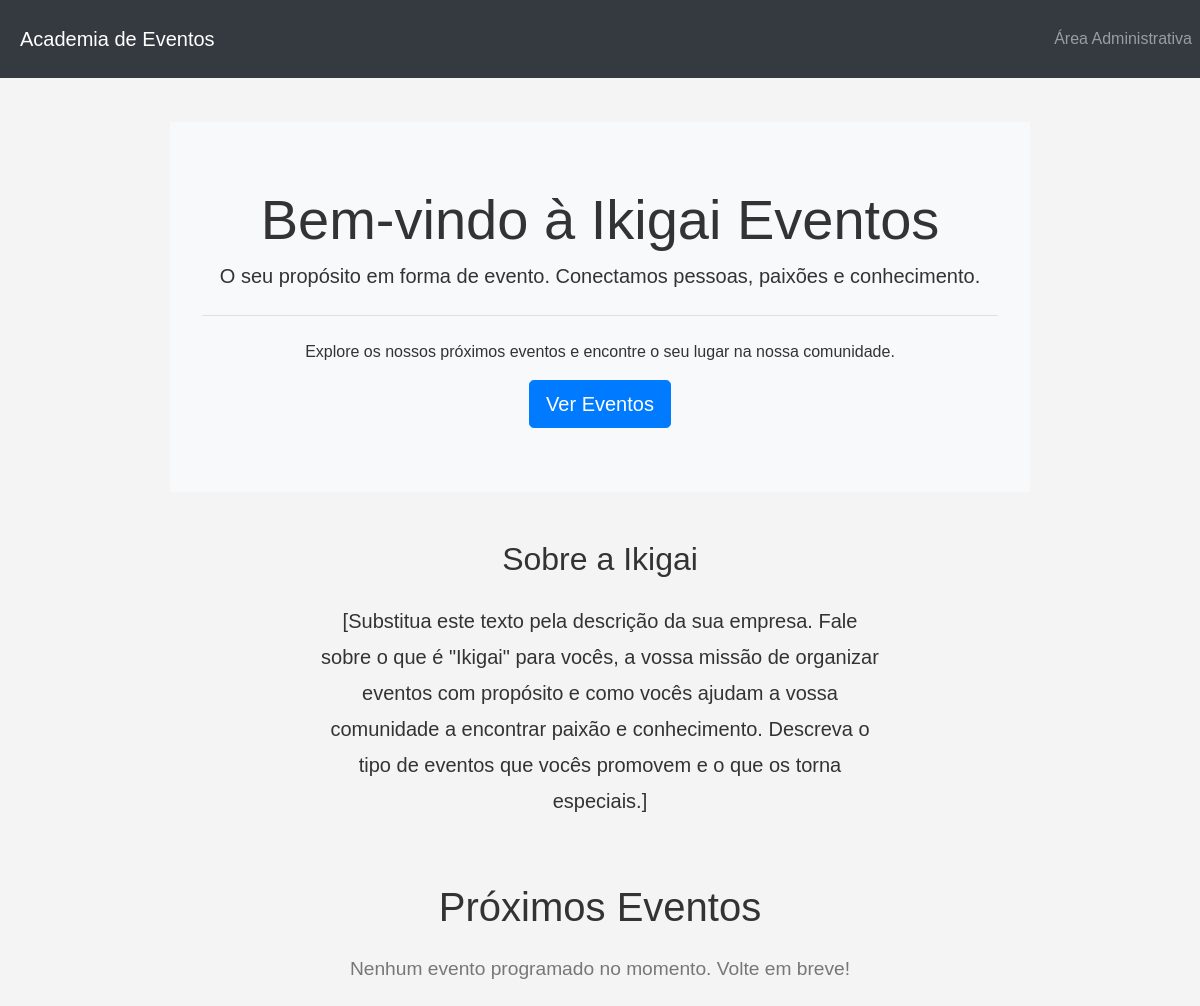
Before: / with the older database file.
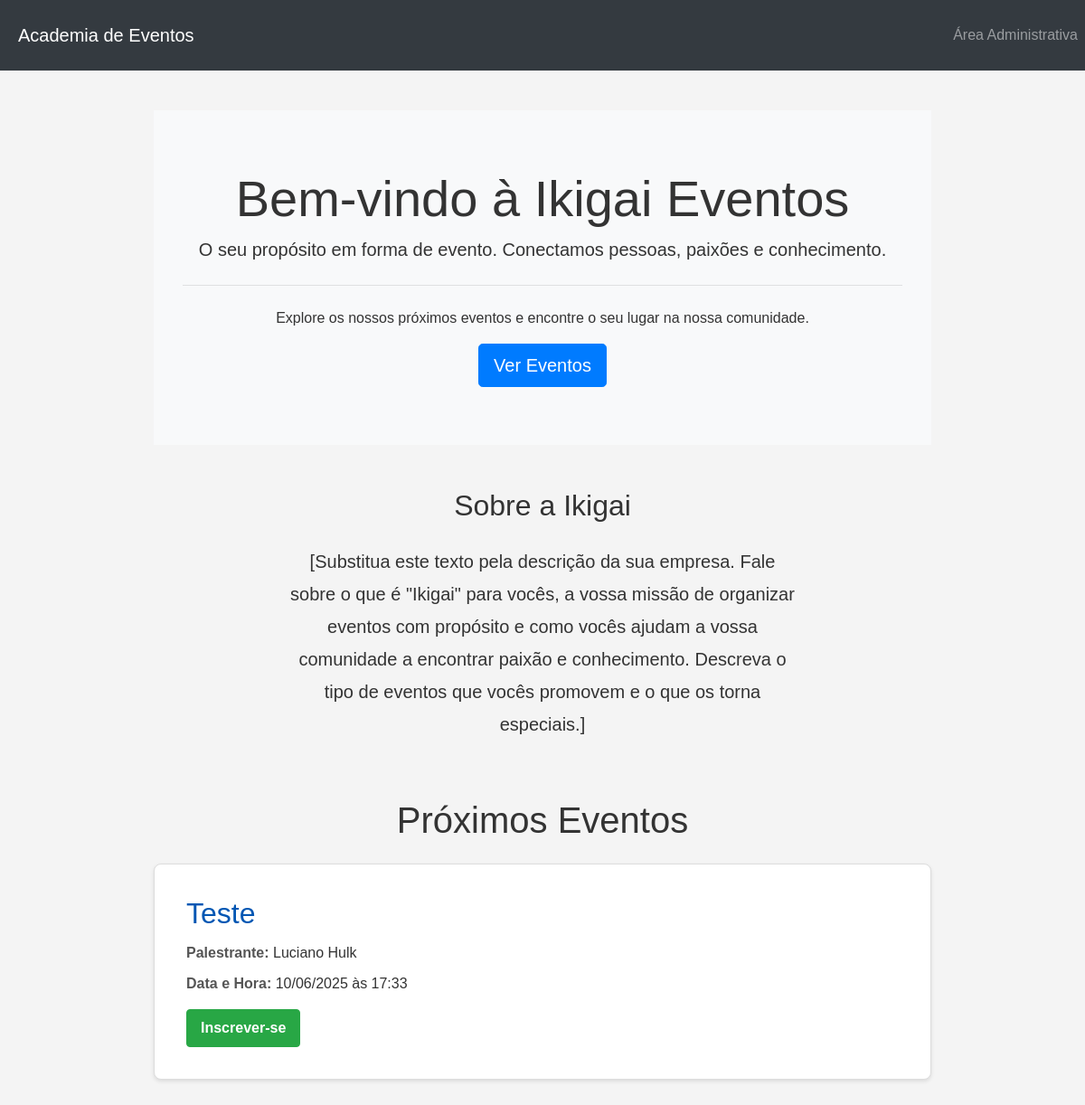
After: the same page with the newer database file.
### app/models.py (models this page shows, shortened)
class Evento(db.Model):
    __tablename__ = 'eventos'
    id = db.Column(db.Integer, primary_key=True)
    nome_evento = db.Column(db.String(200), nullable=False)
    data_hora_evento = db.Column(db.DateTime, nullable=False)
    palestrante = db.Column(db.String(100))
    imagem_palestrante = db.Column(db.String(300), nullable=True) # URL para a imagem
    descricao = db.Column(db.Text)
    local_evento = db.Column(db.String(200))
    preco = db.Column(db.Float, default=0.0)
    numero_vagas = db.Column(db.Integer, nullable=False)
    inscricoes = db.relationship('Inscricao', backref='evento', lazy=True)

### app/routes.py (the view)
@public_bp.route('/')
def index():
    eventos = Evento.query.filter(Evento.data_hora_evento >= datetime.utcnow()).order_by(Evento.data_hora_evento).all()
    return render_template('index.html', eventos=eventos)

### app/templates/index.html (shortened to what this page needs)
{% extends "base.html" %}
{% block content %}
    <div class="jumbotron text-center bg-light mb-5">
        <h1 class="display-4">Bem-vindo à Ikigai Eventos</h1>
        <p class="lead">O seu propósito em forma de evento. Conectamos pessoas, paixões e conhecimento.</p>
        <hr class="my-4">
        <p>Explore os nossos próximos eventos e encontre o seu lugar na nossa comunidade.</p>
        <a class="btn btn-primary btn-lg" href="#eventos" role="button">Ver Eventos</a>
    </div>
    <div id="sobre" class="mb-5">
        <div class="row">
            <div class="col-lg-8 offset-lg-2 text-center">
                <h2 class="mb-4">Sobre a Ikigai</h2>
                <p class="lead" style="line-height: 1.8;">
                    [Substitua este texto pela descrição da sua empresa. Fale sobre o que é "Ikigai" para vocês, a vossa
                    missão de organizar eventos com propósito e como vocês ajudam a vossa comunidade a encontrar paixão
                    e conhecimento. Descreva o tipo de eventos que vocês promovem e o que os torna especiais.]
                </p>
            </div>
        </div>
    </div>
    <h1 class="mb-4 text-center" id="eventos">Próximos Eventos</h1>
    {% if eventos %}
        {% for evento in eventos %}
            <div class="evento card mb-4">
                <div class="card-body">
                    <div class="row">
                        <div class="col-md-{{ '9' if evento.imagem_palestrante else '12' }}">
                            <h2 class="card-title">{{ evento.nome_evento }}</h2>
                            {% if evento.palestrante %}
                                <p><strong>Palestrante:</strong> {{ evento.palestrante }}</p>
                            {% endif %}
                            <p><strong>Data e Hora:</strong> {{ evento.data_hora_evento.strftime('%d/%m/%Y às %H:%M') }}
                            </p>
                            <a href="{{ url_for('public.inscrever_evento', evento_id=evento.id) }}"
                               class="inscricao-link btn btn-success mt-2">Inscrever-se</a>
                        </div>
                    </div>
                </div>
            </div>
        {% endfor %}
    {% else %}
        <p class="sem-eventos">Nenhum evento programado no momento. Volte em breve!</p>
    {% endif %}
{% endblock %}

### app/templates/base.html (shortened to what this page needs)
<!DOCTYPE html>
<html lang="pt-BR">
<head>
    <link rel="stylesheet" href="https://stackpath.bootstrapcdn.com/bootstrap/4.5.2/css/bootstrap.min.css">
    <link rel="stylesheet" href="https://cdnjs.cloudflare.com/ajax/libs/font-awesome/5.15.3/css/all.min.css">
    <link rel="stylesheet" href="{{ url_for('static', filename='css/estilos_publicos.css') }}">
</head>
<body>
    <nav class="navbar navbar-expand-lg navbar-dark bg-dark mb-4">
        <a class="navbar-brand" href="{{ url_for('public.index') }}">Academia de Eventos</a>
        <div class="collapse navbar-collapse">
            <ul class="navbar-nav mr-auto">
                <li class="nav-item">
                    <a class="nav-link" href="{{ url_for('public.index') }}"></a>
                </li>
            </ul>
            <ul class="navbar-nav">
                <li class="nav-item">
                     <a href="{{ url_for('admin.dashboard') }}" class="nav-link">Área Administrativa</a>
                </li>
            </ul>
        </div>
    </nav>
    <main class="container">
        {% block content %}{% endblock %}
    </main>
</body>
</html>

### app/static/css/estilos_publicos.css (style rules this page uses)
body { font-family: sans-serif; margin: 0; background-color: #f4f4f4; color: #333; }
.navbar { background-color: #333; overflow: hidden; padding: 10px 0; margin-bottom: 20px; width: 100%; }
.navbar a { float: left; display: block; color: white; text-align: center; padding: 14px 20px; text-decoration: none; }
.container { padding: 20px; max-width: 900px; margin: auto; }
h1 { color: #333; text-align: center; }
.evento { background-color: #fff; border: 1px solid #ddd; border-radius: 8px; margin-bottom: 20px; padding: 15px; box-shadow: 0 2px 4px rgba(0,0,0,0.1); }
.evento h2 { margin-top: 0; color: #0056b3; }
.evento p { margin: 8px 0; line-height: 1.6; }
.evento strong { color: #555; }
.evento .inscricao-link { display: inline-block; margin-top: 10px; padding: 8px 15px; background-color: #28a745; color: white; text-decoration: none; border-radius: 4px; font-weight: bold; }
.jumbotron { border-radius: 0; background-color: #e9ecef; }

Changed rows visible on the page:
added Evento: nome_evento "Teste", palestrante "Luciano Hulk", data_hora_evento "10/06/2025 às 17:33"
Other visible differences:
text no longer shown: "Nenhum evento programado no momento. Volte em breve!"
